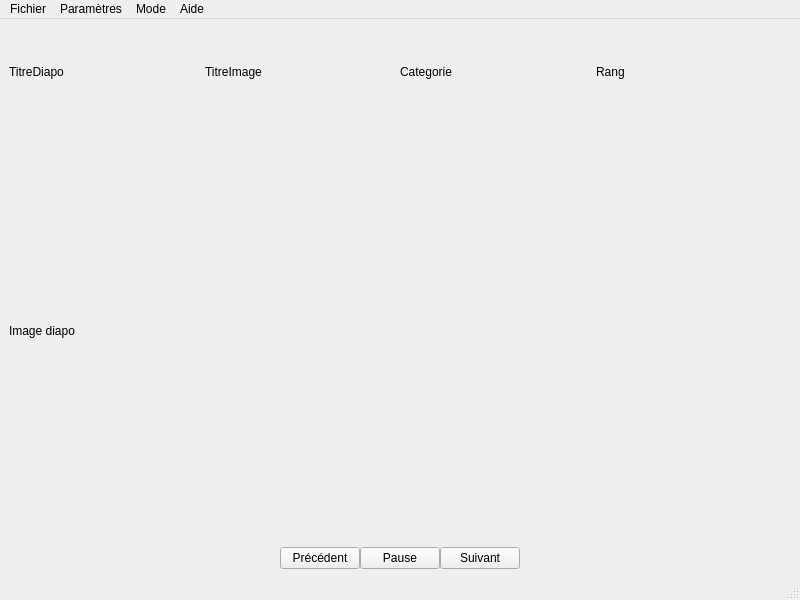
<?xml version="1.0" encoding="UTF-8"?>
<ui version="4.0">
 <class>lecteurVue</class>
 <widget class="QMainWindow" name="lecteurVue">
  <property name="geometry">
   <rect>
    <x>0</x>
    <y>0</y>
    <width>800</width>
    <height>600</height>
   </rect>
  </property>
  <property name="windowTitle">
   <string>lecteurVue</string>
  </property>
  <widget class="QWidget" name="centralwidget">
   <layout class="QHBoxLayout" name="horizontalLayout">
    <item>
     <layout class="QVBoxLayout" name="verticalLayout" stretch="1,5,1">
      <property name="spacing">
       <number>0</number>
      </property>
      <item>
       <layout class="QHBoxLayout" name="horizontalLayout_3">
        <item>
         <widget class="QLabel" name="titreDiapo">
          <property name="text">
           <string>TitreDiapo</string>
          </property>
         </widget>
        </item>
        <item>
         <widget class="QLabel" name="titreImage">
          <property name="text">
           <string>TitreImage</string>
          </property>
         </widget>
        </item>
        <item>
         <widget class="QLabel" name="categorieImage">
          <property name="text">
           <string>Categorie</string>
          </property>
         </widget>
        </item>
        <item>
         <widget class="QLabel" name="rangImage">
          <property name="text">
           <string>Rang</string>
          </property>
         </widget>
        </item>
       </layout>
      </item>
      <item>
       <widget class="QLabel" name="imageDiapo">
        <property name="text">
         <string>Image diapo</string>
        </property>
       </widget>
      </item>
      <item>
       <layout class="QHBoxLayout" name="horizontalLayout_4">
        <item>
         <spacer name="horizontalSpacer">
          <property name="orientation">
           <enum>Qt::Horizontal</enum>
          </property>
          <property name="sizeHint" stdset="0">
           <size>
            <width>40</width>
            <height>20</height>
           </size>
          </property>
         </spacer>
        </item>
        <item>
         <widget class="QPushButton" name="bPrecedent">
          <property name="text">
           <string>Précédent</string>
          </property>
         </widget>
        </item>
        <item>
         <widget class="QPushButton" name="bPause">
          <property name="text">
           <string>Pause</string>
          </property>
         </widget>
        </item>
        <item>
         <widget class="QPushButton" name="bSuivant">
          <property name="text">
           <string>Suivant</string>
          </property>
         </widget>
        </item>
        <item>
         <spacer name="horizontalSpacer_2">
          <property name="orientation">
           <enum>Qt::Horizontal</enum>
          </property>
          <property name="sizeHint" stdset="0">
           <size>
            <width>40</width>
            <height>20</height>
           </size>
          </property>
         </spacer>
        </item>
       </layout>
      </item>
     </layout>
    </item>
   </layout>
  </widget>
  <widget class="QMenuBar" name="menubar">
   <property name="geometry">
    <rect>
     <x>0</x>
     <y>0</y>
     <width>800</width>
     <height>26</height>
    </rect>
   </property>
   <widget class="QMenu" name="menuFichier">
    <property name="title">
     <string>Fichier</string>
    </property>
    <addaction name="actionChargerDiapo"/>
    <addaction name="actionQuitter"/>
   </widget>
   <widget class="QMenu" name="menuParam_tres">
    <property name="title">
     <string>Paramètres</string>
    </property>
    <addaction name="actionVitesseDefilement"/>
    <addaction name="actionEnleverDiapo"/>
   </widget>
   <widget class="QMenu" name="menuAide">
    <property name="title">
     <string>Aide</string>
    </property>
    <addaction name="actionAPropos"/>
   </widget>
   <widget class="QMenu" name="menuMode">
    <property name="title">
     <string>Mode</string>
    </property>
    <addaction name="actionAutomatique"/>
    <addaction name="actionManuel"/>
   </widget>
   <addaction name="menuFichier"/>
   <addaction name="menuParam_tres"/>
   <addaction name="menuMode"/>
   <addaction name="menuAide"/>
  </widget>
  <widget class="QStatusBar" name="statusbar"/>
  <action name="actionQuitter">
   <property name="text">
    <string>Quitter</string>
   </property>
  </action>
  <action name="actionVitesseDefilement">
   <property name="text">
    <string>Vitesse de défilement</string>
   </property>
  </action>
  <action name="actionChargerDiapo">
   <property name="text">
    <string>Charger diaporama</string>
   </property>
  </action>
  <action name="actionEnleverDiapo">
   <property name="text">
    <string>Enlever diaporama</string>
   </property>
  </action>
  <action name="actionAPropos">
   <property name="text">
    <string>A propos</string>
   </property>
  </action>
  <action name="actionAutomatique">
   <property name="checkable">
    <bool>false</bool>
   </property>
   <property name="checked">
    <bool>false</bool>
   </property>
   <property name="enabled">
    <bool>true</bool>
   </property>
   <property name="text">
    <string>Automatique</string>
   </property>
  </action>
  <action name="actionManuel">
   <property name="text">
    <string>Manuel</string>
   </property>
  </action>
 </widget>
 <resources/>
 <connections/>
</ui>
